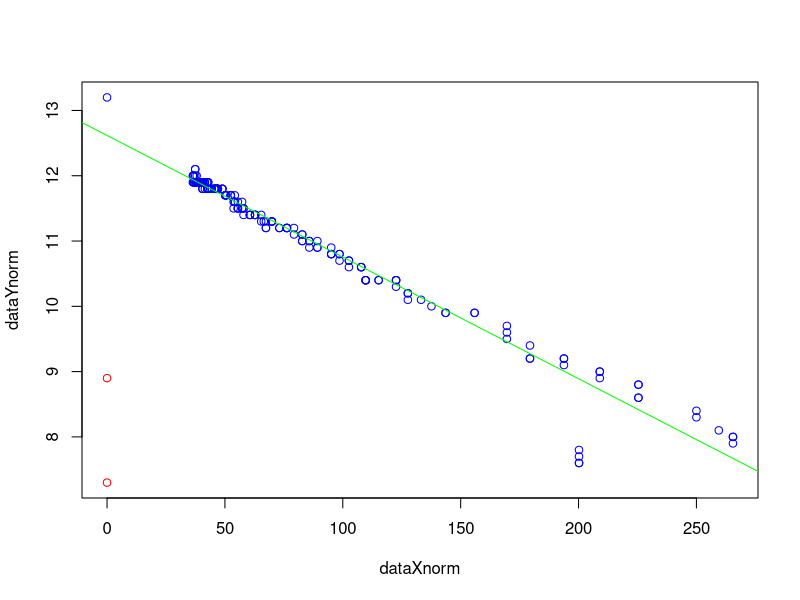
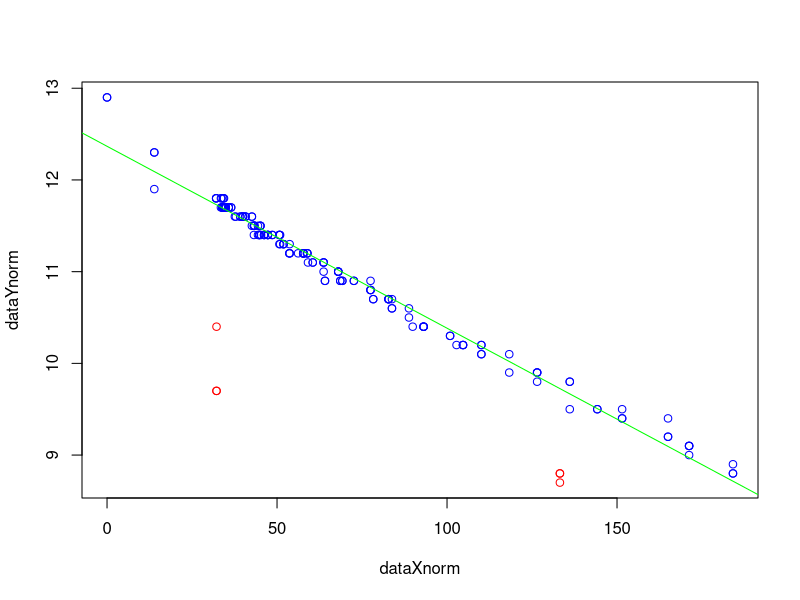
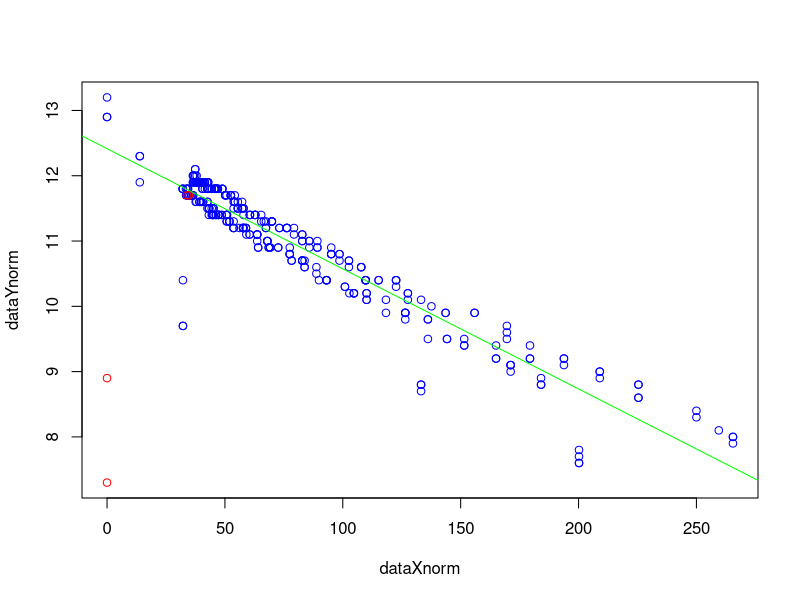

The R source for these figures, in order: (Note: a time limit stopped this script after it produced the figures.)
#!/usr/bin/env Rscript

linearModel <- function(dataX, dataY) {
    lsrl = lm(dataY ~ dataX)

    # Filtering Outliers
    resMean = mean(lsrl$residuals)
    resSD = sd(lsrl$residuals)
    resZ = (lsrl$residuals - resMean) / resSD

    dataXnorm = dataX[abs(resZ) < 3]
    dataYnorm = dataY[abs(resZ) < 3]
    dataXout  = dataX[abs(resZ) > 3]
    dataYout  = dataY[abs(resZ) > 3]

    x11()
    plot(dataXnorm, dataYnorm, col = "blue")
    points(dataXout, dataYout, col = "red")
    abline(lm(dataYnorm ~ dataXnorm), col = "green")

    # Residuals Plot
    #x11()
    #plot(dataX, lsrl$residuals)

    #cat("Pearson's R:", cor(dataX, dataY), "\n")
    #print(lsrl)
    #cat("SSR:", sum(resid(lsrl) ^ 2))
    #cat("\n========================\n")

    return(list(x=dataXnorm, y=dataYnorm))
}

# Load CIM Data
data4cim = read.csv("data/4cim.csv", header = TRUE)
data6cim = read.csv("data/4minicim.csv", header = TRUE)

dataAamps = data4cim$TOTAL.AMP
dataAvolts = data4cim$VOLT
dataBamps = data6cim$TOTAL.AMP
dataBvolts = data6cim$VOLT

# Only keep every 5th element
#dataAamps = dataAamps[seq(1, length(dataAamps), 5)]
#dataAvolts = dataAvolts[seq(1, length(dataAvolts), 5)]
#dataBamps = dataBamps[seq(1, length(dataBamps), 5)]
#dataBvolts = dataBvolts[seq(1, length(dataBvolts), 5)]

# Find combined data set
dataCombinedVolts = c(dataAvolts, dataBvolts)
dataCombinedAmps  = c(dataAamps, dataBamps)

# Find linear models, filter outliers
dataA = linearModel(dataAamps, dataAvolts)
dataAamps = dataA$x
dataAvolts = dataA$y
lm4cim = lm(dataAvolts ~ dataAamps)

dataB = linearModel(dataBamps, dataBvolts)
dataBamps = dataB$x
dataBvolts = dataB$y
lm6cim = lm(dataBvolts ~ dataBamps)

dataAB = linearModel(dataCombinedAmps, dataCombinedVolts)
dataCombinedAmps = dataAB$x
dataCombinedVolts = dataAB$y
lmCombined = lm(dataCombinedVolts ~ dataCombinedAmps)

# Find SSRs
ssr4cim = sum(resid(lm4cim) ^ 2)
ssr6cim = sum(resid(lm6cim) ^ 2)
ssrCombo = sum(resid(lmCombined) ^ 2)

# Do Chow Test to find F statistic
k = 3
n4cim = length(dataAvolts)
n6cim = length(dataBvolts)
df = n4cim + n6cim - (2 * k)

fstat = ((ssrCombo - (ssr4cim + ssr6cim)) / k) / ((ssr4cim + ssr6cim) / (df))
pval = pf(fstat, k, df)

cat("SSR 4CIM:", ssr4cim, "\n")
cat("SSR 6CIM:", ssr6cim, "\n")
cat("SSR Combo:", ssrCombo, "\n")
cat("k:", k, "\n")
cat("df:", df, "\n")
cat("F:", fstat, "\n")
cat("P-Value:", pval, "\n")

Sys.sleep(1000)
#readline(prompt="Press [enter] to quit")
